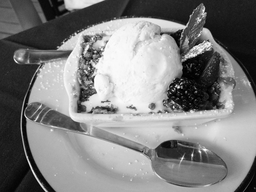
#> input picture hw1_r10922a16/hw1_sample_images/sample3.png, 256 x 192 px, shrunk from 800 x 600 before the run, found by its file name
$ python hw1_2.py
#> lines starting #> are read from the running program, lines starting #| are printed output that depends on the picture; long printed decimals are rounded
### hw1_r10922a16/PSNR.py
from PIL import Image
import numpy as np
import math

def signal_to_noise(noise,original):
    row,col=original.shape

    MSE = 0
    MSE = np.mean((noise - original)**2)

    ans = 10*math.log10(255.0**2/MSE)

    return ans

### hw1_r10922a16/hw1_2.py
from PIL import Image
import numpy as np
from matplotlib import pyplot as plt
import cv2
from PSNR import signal_to_noise

def medfilter3by3(img):
    row,col=img.shape
    img=np.pad(img,(1,1),'edge')
    filter=np.array([[1,1,1],
                     [1,1,1],
                     [1,1,1]])
    result=np.zeros((row,col),dtype=int)

    for i in range(1,row+1):
        for j in range(1,col+1):
            temp = []
            for x in range(3):
                for y in range(3):
                    temp.append(img[i-1+x][j-1+y]*filter[x][y])
            result[i-1][j-1] = np.median(temp)
    return result

# [57 lines left out: functions medfilter5by5, boxfilter3by3, boxfilter5by5, not called in this run]


def low_pass(img):
    b = 1
    filter = np.array([[1,b,1],
                    [b,b**2,b],
                    [1,b,1]])
    cof = 1.0/filter.sum()
    row,col = img.shape
    output = np.zeros((row,col))
    img = np.pad(img,(1,1),'edge')

    for i in range(1,row+1):
        for j in range(1,col+1):
            temp = 0
            for k in range(3):
                for l in range(3):
                    temp += cof * filter[k][l] * img[i-1+k][j-1+l]
            output[i-1][j-1] = temp

    return output

original = cv2.imread('hw1_sample_images\sample3.png', cv2.IMREAD_GRAYSCALE)
#> original is the input picture: shape (192, 256); min 0, max 255, mean 127
img1 = cv2.imread('hw1_sample_images\sample4.png', cv2.IMREAD_GRAYSCALE)
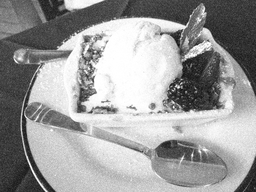
#> input picture hw1_r10922a16/hw1_sample_images/sample4.png, 256 x 192 px, shrunk from 800 x 600 before the run, found by its file name
#> img1 is the input picture: shape (192, 256); min 14, max 255, mean 155.4
img2 = cv2.imread('hw1_sample_images\sample5.png', cv2.IMREAD_GRAYSCALE)
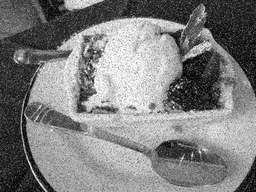
#> input picture hw1_r10922a16/hw1_sample_images/sample5.png, 256 x 192 px, shrunk from 800 x 600 before the run, found by its file name
#> img2 is the input picture: shape (192, 256); min 0, max 255, mean 126.5
original
result1 = low_pass(img1)
#> in low_pass, `img = np.pad(img,(1,1),'edge')`:
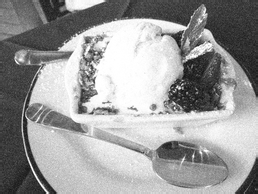
#> img: shape (194, 258); min 14, max 255, mean 154.6
#> after the loop in low_pass, `for i in range(1,row+1):`:
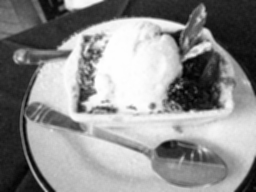
#> output: shape (192, 256) float64; min 29.44, max 255, mean 155.4; drawn with min black and max white
result2 = medfilter3by3(img2)
#> in medfilter3by3, `img=np.pad(img,(1,1),'edge')`:
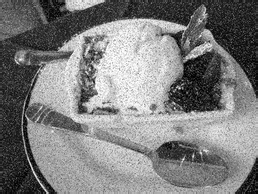
#> img: shape (194, 258); min 0, max 255, mean 125.7
#> after the loop in medfilter3by3, `for i in range(1,row+1):`:
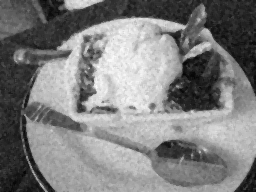
#> result: shape (192, 256) int64; min 5, max 250, mean 126.2

cv2.imwrite("result10.png", result1)
cv2.imwrite("result11.png", result2)
psnr1 = signal_to_noise(result1, original)
#> in signal_to_noise, `MSE = np.mean((noise - original)**2)`: MSE = 965.3
#> in signal_to_noise, `ans = 10*math.log10(255.0**2/MSE)`: ans = 18.28
#> psnr1 = 18.28
psnr2 = signal_to_noise(result2, original)
#> psnr2 = 24.16


print(psnr1)
#| 18.284
print(psnr2)
#| 24.155
